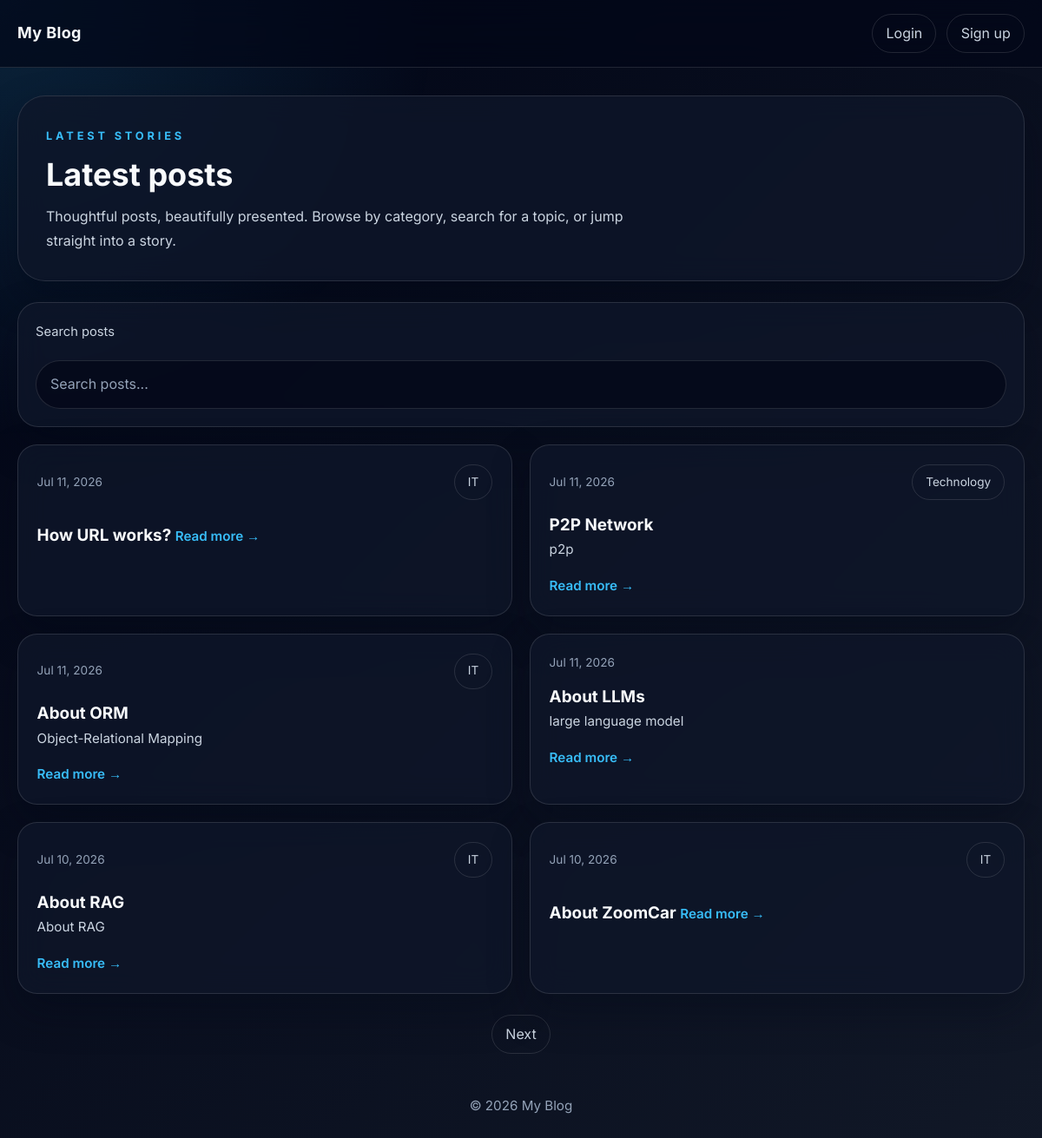
/, run on an earlier commit of the app's database.
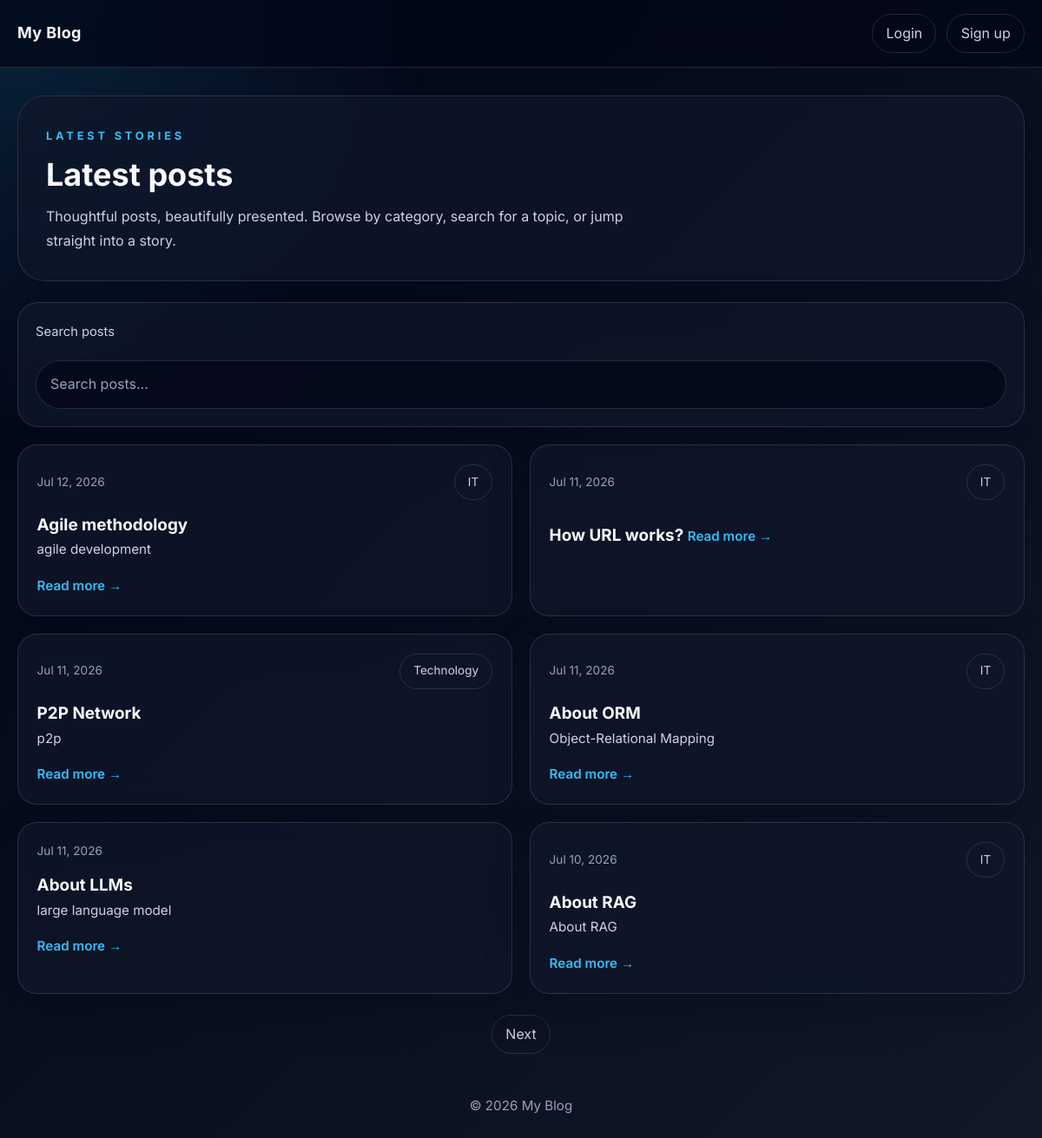
And on a later commit of the database.
### blog/models.py (models this page shows, shortened)
class Post(models.Model):
    title = models.CharField(max_length=200)
    slug = models.SlugField(unique=True)
    author = models.ForeignKey(User, on_delete=models.CASCADE)
    category = models.ForeignKey(Category, on_delete=models.SET_NULL, null=True, blank=True, related_name="posts")
    tags = models.ManyToManyField(Tag, blank=True, related_name="posts")
    content = models.TextField()
    excerpt = models.CharField(max_length=300, blank=True)
    cover_image = models.ImageField(upload_to="posts/", blank=True, null=True)
    published = models.BooleanField(default=False)
    created_at = models.DateTimeField(auto_now_add=True)
    updated_at = models.DateTimeField(auto_now=True)
    class Meta:
        ordering = ["-created_at"]
    def get_absolute_url(self):
        return reverse("blog:post_detail", kwargs={"slug": self.slug})

class Category(models.Model):
    name = models.CharField(max_length=100, unique=True)
    slug = models.SlugField(unique=True)
    class Meta:
        verbose_name_plural = "Categories"
        ordering = ["name"]

### blog/views.py (the view)
# urls.py: path("", views.PostListView.as_view(), name="post_list"),
class PostListView(ListView):
    model = Post
    template_name = "blog/post_list.html"
    context_object_name = "posts"
    paginate_by = 6
    def dispatch(self, request, *args, **kwargs):
        if request.user.is_authenticated and (request.user.is_staff or request.user.is_superuser):
            return dashboard(request)
        return super().dispatch(request, *args, **kwargs)
    def get_queryset(self):
        qs = Post.objects.filter(published=True)
        query = self.request.GET.get("q")
        if query:
            qs = qs.filter(Q(title__icontains=query) | Q(content__icontains=query))
        return qs
    def get_context_data(self, **kwargs):
        context = super().get_context_data(**kwargs)
        context["query"] = self.request.GET.get("q", "")
        context["categories"] = Category.objects.all()
        return context

### templates/blog/post_list.html (shortened to what this page needs)
{% extends "base.html" %}
{% block content %}
<section class="hero-card">
  <p class="hero-kicker">Latest stories</p>
  <h1 class="hero-title">Latest posts</h1>
  <p class="hero-copy">Thoughtful posts, beautifully presented. Browse by category, search for a topic, or jump straight into a story.</p>
</section>
<form method="get" class="panel">
  <label for="search-posts" class="form-label">Search posts</label>
  <input id="search-posts" type="text" name="q" value="{{ query }}" placeholder="Search posts..." class="search-box">
</form>
<div class="posts-grid">
  {% for post in posts %}
    <article class="post-card">
      <div class="post-meta">
        <span>{{ post.created_at|date:"M d, Y" }}</span>
        {% if post.category %}<span class="nav-chip">{{ post.category.name }}</span>{% endif %}
      </div>
      <a href="{{ post.get_absolute_url }}" class="post-title">{{ post.title }}</a>
      {% if post.excerpt %}<p class="post-excerpt">{{ post.excerpt }}</p>{% endif %}
      <a href="{{ post.get_absolute_url }}" class="read-more">Read more →</a>
    </article>
  {% empty %}
    <div class="empty-state">No posts yet.</div>
  {% endfor %}
</div>
{% if is_paginated %}
<div class="editor-actions" style="justify-content:center; margin-top:1.5rem;">
  {% if page_obj.has_next %}<a class="nav-chip" href="?page={{ page_obj.next_page_number }}">Next</a>{% endif %}
</div>
{% endif %}
{% endblock %}

What changed in the data, as far as the page shows it:
no longer on this page (row unchanged): Post: created_at "Jul 10, 2026", category.name "IT", title "About ZoomCar"
added Post: created_at "Jul 12, 2026", category.name "IT", title "Agile methodology", excerpt "agile development"
